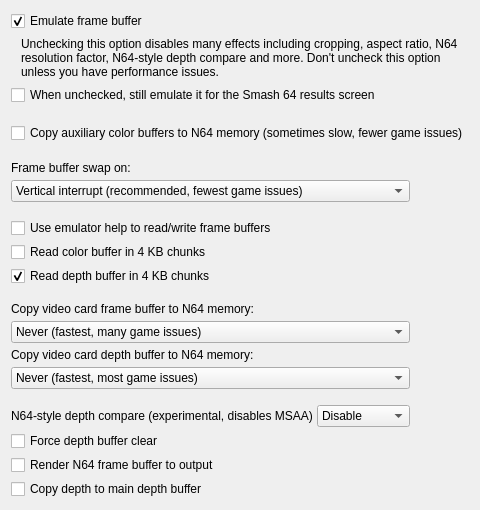
     <widget class="QWidget" name="frameBufferTab">
      <attribute name="title">
       <string>Frame buffer</string>
      </attribute>
      <layout class="QVBoxLayout" name="verticalLayout_34">
       <item>
        <layout class="QVBoxLayout" name="verticalLayout_7">
         <property name="spacing">
          <number>18</number>
         </property>
         <item>
          <widget class="QFrame" name="frameBufferFrame">
           <layout class="QVBoxLayout" name="verticalLayout_41">
            <property name="spacing">
             <number>6</number>
            </property>
            <property name="leftMargin">
             <number>0</number>
            </property>
            <property name="topMargin">
             <number>0</number>
            </property>
            <property name="rightMargin">
             <number>0</number>
            </property>
            <property name="bottomMargin">
             <number>0</number>
            </property>
            <item>
             <widget class="QCheckBox" name="frameBufferCheckBox">
              <property name="text">
               <string>Emulate frame buffer</string>
              </property>
              <property name="checked">
               <bool>true</bool>
              </property>
             </widget>
            </item>
            <item>
             <widget class="QFrame" name="frameBufferWarningFrame">
              <layout class="QHBoxLayout" name="horizontalLayout_9">
               <property name="spacing">
                <number>10</number>
               </property>
               <property name="leftMargin">
                <number>0</number>
               </property>
               <property name="topMargin">
                <number>0</number>
               </property>
               <property name="rightMargin">
                <number>0</number>
               </property>
               <property name="bottomMargin">
                <number>0</number>
               </property>
               <item>
                <widget class="QLabel" name="frameBufferWarningIcon">
                 <property name="sizePolicy">
                  <sizepolicy hsizetype="Fixed" vsizetype="Preferred">
                   <horstretch>0</horstretch>
                   <verstretch>0</verstretch>
                  </sizepolicy>
                 </property>
                 <property name="text">
                  <string notr="true">&lt;html&gt;&lt;head/&gt;&lt;body&gt;&lt;p&gt;&lt;img src=&quot;:/Warning.ico&quot;/&gt;&lt;/p&gt;&lt;/body&gt;&lt;/html&gt;</string>
                 </property>
                </widget>
               </item>
               <item>
                <widget class="QLabel" name="frameBufferWarningLabel">
                 <property name="text">
                  <string>&lt;html&gt;&lt;head/&gt;&lt;body&gt;&lt;p&gt;Unchecking this option disables many effects including cropping, aspect ratio, N64 resolution factor, N64-style depth compare and more. Don't uncheck this option unless you have performance issues.&lt;/p&gt;&lt;/body&gt;&lt;/html&gt;</string>
                 </property>
                 <property name="textFormat">
                  <enum>Qt::TextFormat::RichText</enum>
                 </property>
                 <property name="scaledContents">
                  <bool>false</bool>
                 </property>
                 <property name="wordWrap">
                  <bool>true</bool>
                 </property>
                </widget>
               </item>
              </layout>
             </widget>
            </item>
            <item>
             <widget class="QCheckBox" name="fbTransitionsCheckBox">
              <property name="toolTip">
               <string>&lt;html&gt;&lt;head/&gt;&lt;body&gt;&lt;p&gt;Without frame buffer emulation, the transition from the end of a match to the results screen in Super Smash Bros. (U) and Smash Remix shows black instead of the last picture of the match.&lt;/p&gt;&lt;p&gt;With this checked, frame buffer emulation turns on by itself shortly after GAME SET and off again when the results screen starts, so the matches keep the lower display delay of having it off. This has no effect while frame buffer emulation is checked.&lt;/p&gt;&lt;p&gt;[Recommended: &lt;span style=&quot; font-style:italic;&quot;&gt;Checked&lt;/span&gt;]&lt;/p&gt;&lt;/body&gt;&lt;/html&gt;</string>
              </property>
              <property name="text">
               <string>When unchecked, still emulate it for the Smash 64 results screen</string>
              </property>
             </widget>
            </item>
            <item>
             <spacer name="verticalSpacer_6">
              <property name="orientation">
               <enum>Qt::Orientation::Vertical</enum>
              </property>
              <property name="sizeType">
               <enum>QSizePolicy::Policy::Fixed</enum>
              </property>
              <property name="sizeHint" stdset="0">
               <size>
                <width>0</width>
                <height>12</height>
               </size>
              </property>
             </spacer>
            </item>
            <item>
             <widget class="QFrame" name="frameBufferOptionsFrame">
              <property name="frameShape">
               <enum>QFrame::Shape::NoFrame</enum>
              </property>
              <property name="frameShadow">
               <enum>QFrame::Shadow::Plain</enum>
              </property>
              <layout class="QVBoxLayout" name="verticalLayout_61">
               <property name="spacing">
                <number>18</number>
               </property>
               <property name="leftMargin">
                <number>0</number>
               </property>
               <property name="topMargin">
                <number>0</number>
               </property>
               <property name="rightMargin">
                <number>0</number>
               </property>
               <property name="bottomMargin">
                <number>0</number>
               </property>
               <item>
                <widget class="QCheckBox" name="copyAuxBuffersCheckBox">
                 <property name="toolTip">
                  <string>&lt;html&gt;&lt;head/&gt;&lt;body&gt;&lt;p&gt;When checked, the auxiliary color buffer is copied to N64 memory right after rendering to it is finished. This option helps to correctly emulate frame buffer effects in some games. This option may noticeably reduce performance.&lt;/p&gt;&lt;p&gt;[Recommended: &lt;span style=&quot; font-style:italic;&quot;&gt;Usually unchecked&lt;/span&gt;]&lt;/p&gt;&lt;/body&gt;&lt;/html&gt;</string>
                 </property>
                 <property name="text">
                  <string>Copy auxiliary color buffers to N64 memory (sometimes slow, fewer game issues)</string>
                 </property>
                </widget>
               </item>
               <item>
                <layout class="QHBoxLayout" name="horizontalLayout_22">
                 <item>
                  <layout class="QVBoxLayout" name="verticalLayout_32">
                   <property name="spacing">
                    <number>16</number>
                   </property>
                   <item>
                    <widget class="QFrame" name="frameBufferSwapFrame">
                     <property name="toolTip">
                      <string>&lt;html&gt;&lt;head/&gt;&lt;body&gt;&lt;p&gt;This option controls how often GLideN64 updates the main frame buffer.&lt;/p&gt;&lt;p&gt;&lt;span style=&quot; font-weight:600;&quot;&gt;Vertical interrupt&lt;/span&gt;: Update the buffer as quickly as possible, every vertical interrupt per second (50 for PAL and 60 for NTSC games). This option is the most compatible. Use this mode unless you have performance problems.&lt;/p&gt;&lt;p&gt;&lt;span style=&quot; font-weight:600;&quot;&gt;VI origin change&lt;/span&gt;: The VI origin changes corresponding to the game's actual FPS. N64 games typically run between 20 to 30 FPS so the buffers swap less often than the first mode. This mode does not work for games that use single buffering, which is rare.&lt;/p&gt;&lt;p&gt;&lt;span style=&quot; font-weight:600;&quot;&gt;Color buffer change&lt;/span&gt;: This option checks to see if the frame buffer has been changed. There are some games where this doesn't work.&lt;/p&gt;&lt;/body&gt;&lt;/html&gt;</string>
                     </property>
                     <layout class="QVBoxLayout" name="verticalLayout_2">
                      <property name="spacing">
                       <number>5</number>
                      </property>
                      <property name="leftMargin">
                       <number>0</number>
                      </property>
                      <property name="topMargin">
                       <number>0</number>
                      </property>
                      <property name="rightMargin">
                       <number>0</number>
                      </property>
                      <property name="bottomMargin">
                       <number>0</number>
                      </property>
                      <item>
                       <widget class="QLabel" name="frameBufferSwapLabel">
                        <property name="text">
                         <string>Frame buffer swap on:</string>
                        </property>
                       </widget>
                      </item>
                      <item>
                       <widget class="QComboBox" name="frameBufferSwapComboBox">
                        <item>
                         <property name="text">
                          <string extracomment="&quot;Vertical interrupt&quot; is frequently abbreviated as &quot;VI&quot;. This control is a combobox labelled &quot;Frame buffer swap on:&quot;">Vertical interrupt (recommended, fewest game issues)</string>
                         </property>
                        </item>
                        <item>
                         <property name="text">
                          <string extracomment="&quot;VI&quot; stands for &quot;vertical interrupt&quot;. This control is a combobox labelled &quot;Frame buffer swap on:&quot;">VI origin change (faster, few game issues)</string>
                         </property>
                        </item>
                        <item>
                         <property name="text">
                          <string extracomment="This control is a combobox labelled &quot;Frame buffer swap on:&quot;">Color buffer change (fastest, some game issues)</string>
                         </property>
                        </item>
                       </widget>
                      </item>
                     </layout>
                    </widget>
                   </item>
                   <item>
                    <widget class="QFrame" name="fbInfoFrame">
                     <layout class="QVBoxLayout" name="verticalLayout_43">
                      <property name="spacing">
                       <number>4</number>
                      </property>
                      <property name="leftMargin">
                       <number>0</number>
                      </property>
                      <property name="topMargin">
                       <number>0</number>
                      </property>
                      <property name="rightMargin">
                       <number>0</number>
                      </property>
                      <property name="bottomMargin">
                       <number>0</number>
                      </property>
                      <item>
                       <widget class="QCheckBox" name="fbInfoEnableCheckBox">
                        <property name="toolTip">
                         <string>&lt;html&gt;&lt;head/&gt;&lt;body&gt;&lt;p&gt;Some emulators do a poor job of detecting when to read/write frame buffers. You can disable emulator help to let GLideN64 read/write frame buffers itself.&lt;/p&gt;&lt;p&gt;[Recommended: &lt;span style=&quot; font-style:italic;&quot;&gt;Usually unchecked, but for some games/emulators it may be faster checked&lt;/span&gt;]&lt;/p&gt;&lt;/body&gt;&lt;/html&gt;</string>
                        </property>
                        <property name="text">
                         <string>Use emulator help to read/write frame buffers</string>
                        </property>
                        <property name="checked">
                         <bool>false</bool>
                        </property>
                       </widget>
                      </item>
                      <item>
                       <widget class="QCheckBox" name="readColorChunkCheckBox">
                        <property name="toolTip">
                         <string>&lt;html&gt;&lt;head/&gt;&lt;body&gt;&lt;p&gt;When checked, the color buffer will be read in chunks. Otherwise, the buffer will be read in its entirety. If a game needs to read the entire buffer, selecting this option may be slow.&lt;/p&gt;&lt;p&gt;[Recommended: &lt;span style=&quot; font-style:italic;&quot;&gt;Usually unchecked, because the color buffer is usually read entirely&lt;/span&gt;]&lt;/p&gt;&lt;/body&gt;&lt;/html&gt;</string>
                        </property>
                        <property name="text">
                         <string extracomment="&quot;Read&quot; refers to &quot;Use emulator help to read/write frame buffers&quot;">Read color buffer in 4 KB chunks</string>
                        </property>
                       </widget>
                      </item>
                      <item>
                       <widget class="QCheckBox" name="readDepthChunkCheckBox">
                        <property name="toolTip">
                         <string>&lt;html&gt;&lt;head/&gt;&lt;body&gt;&lt;p&gt;When checked, the depth buffer will be read in chunks. Otherwise the buffer will be read in its entirety. If a game needs to read the entire buffer, selecting this option may be slow.&lt;/p&gt;&lt;p&gt;[Recommended: &lt;span style=&quot; font-style:italic;&quot;&gt;Checked, because the depth buffer is not often read entirely&lt;/span&gt;]&lt;/p&gt;&lt;/body&gt;&lt;/html&gt;</string>
                        </property>
                        <property name="text">
                         <string extracomment="&quot;Read&quot; refers to &quot;Use emulator help to read/write frame buffers&quot;">Read depth buffer in 4 KB chunks</string>
                        </property>
                        <property name="checked">
                         <bool>true</bool>
                        </property>
                       </widget>
                      </item>
                     </layout>
                    </widget>
                   </item>
                   <item>
                    <layout class="QVBoxLayout" name="verticalLayout_60">
                     <property name="spacing">
                      <number>5</number>
                     </property>
                     <item>
                      <widget class="QFrame" name="copyColorBufferFrame">
                       <property name="toolTip">
                        <string>&lt;html&gt;&lt;head/&gt;&lt;body&gt;&lt;p&gt;In some games GLideN64 can't detect when the game uses the frame buffer. With these options, you can have GLideN64 copy each frame of your video card's frame buffer to N64 memory.&lt;/p&gt;&lt;p&gt;&lt;span style=&quot; font-weight:600;&quot;&gt;Never&lt;/span&gt;: Disable copying buffers from video card.&lt;/p&gt;&lt;p&gt;&lt;span style=&quot; font-weight:600;&quot;&gt;Synchronous&lt;/span&gt;: Effects are detected for all games, but it can be slow. Use for games where &lt;span style=&quot; font-weight:600;&quot;&gt;Asynchronous&lt;/span&gt; doesn't work.&lt;/p&gt;&lt;p&gt;&lt;span style=&quot; font-weight:600;&quot;&gt;Asynchronous&lt;/span&gt;: Effects are detected for most games.&lt;/p&gt;&lt;p&gt;[Recommended: &lt;span style=&quot; font-style:italic;&quot;&gt;Usually Asynchronous&lt;/span&gt;]&lt;/p&gt;&lt;/body&gt;&lt;/html&gt;</string>
                       </property>
                       <layout class="QVBoxLayout" name="verticalLayout_10">
                        <property name="spacing">
                         <number>5</number>
                        </property>
                        <property name="leftMargin">
                         <number>0</number>
                        </property>
                        <property name="topMargin">
                         <number>0</number>
                        </property>
                        <property name="rightMargin">
                         <number>0</number>
                        </property>
                        <property name="bottomMargin">
                         <number>0</number>
                        </property>
                        <item>
                         <widget class="QLabel" name="copyColorBufferLabel">
                          <property name="text">
                           <string>Copy video card frame buffer to N64 memory:</string>
                          </property>
                         </widget>
                        </item>
                        <item>
                         <widget class="QComboBox" name="copyColorBufferComboBox">
                          <item>
                           <property name="text">
                            <string extracomment="This is a combobox option with the label &quot;Copy video card frame buffer to N64 memory&quot;.">Never (fastest, many game issues)</string>
                           </property>
                          </item>
                          <item>
                           <property name="text">
                            <string extracomment="This is a combobox option with the label &quot;Copy video card frame buffer to N64 memory&quot;.">Synchronous (slowest, fewest game issues)</string>
                           </property>
                          </item>
                          <item>
                           <property name="text">
                            <string extracomment="This is a combobox option with the label &quot;Copy video card frame buffer to N64 memory&quot;.">Asynchronous (fast, few game issues)</string>
                           </property>
                          </item>
                         </widget>
                        </item>
                       </layout>
                      </widget>
                     </item>
                     <item>
                      <widget class="QFrame" name="copyDepthFrame">
                       <property name="toolTip">
                        <string>&lt;html&gt;&lt;head/&gt;&lt;body&gt;&lt;p&gt;The depth buffer is used to emulate some effects (e.g. coronas):&lt;/p&gt;&lt;p&gt;&lt;span style=&quot; font-weight:600;&quot;&gt;Never&lt;/span&gt;: Depth buffer is disabled.&lt;/p&gt;&lt;p&gt;&lt;span style=&quot; font-weight:600;&quot;&gt;From VRAM&lt;/span&gt;: Your video card's depth buffer is copied to N64 memory each frame, which can be slow on some games.&lt;/p&gt;&lt;p&gt;&lt;span style=&quot; font-weight:600;&quot;&gt;In software&lt;/span&gt;: Generally faster than copying from VRAM, but the result can be imperfect.&lt;/p&gt;&lt;p&gt;[Recommended:&lt;span style=&quot; font-style:italic;&quot;&gt; In software&lt;/span&gt;]&lt;/p&gt;&lt;/body&gt;&lt;/html&gt;</string>
                       </property>
                       <property name="frameShape">
                        <enum>QFrame::Shape::NoFrame</enum>
                       </property>
                       <property name="frameShadow">
                        <enum>QFrame::Shadow::Plain</enum>
                       </property>
                       <layout class="QVBoxLayout" name="verticalLayout_58">
                        <property name="spacing">
                         <number>5</number>
                        </property>
                        <property name="leftMargin">
                         <number>0</number>
                        </property>
                        <property name="topMargin">
                         <number>0</number>
                        </property>
                        <property name="rightMargin">
                         <number>0</number>
                        </property>
                        <property name="bottomMargin">
                         <number>0</number>
                        </property>
                        <item>
                         <widget class="QLabel" name="copyDepthLabel">
                          <property name="text">
                           <string>Copy video card depth buffer to N64 memory:</string>
                          </property>
                         </widget>
                        </item>
                        <item>
                         <widget class="QComboBox" name="copyDepthBufferComboBox">
                          <item>
                           <property name="text">
                            <string extracomment="This is a combobox option with the label &quot;Copy video card frame buffer to N64 memory&quot;.">Never (fastest, most game issues)</string>
                           </property>
                          </item>
                          <item>
                           <property name="text">
                            <string extracomment="This is a combobox option with the label &quot;Copy video card frame buffer to N64 memory&quot;.">From VRAM (slow, some game issues)</string>
                           </property>
                          </item>
                          <item>
                           <property name="text">
                            <string extracomment="This is a combobox option with the label &quot;Copy video card frame buffer to N64 memory&quot;.">In software (fast, fewest game issues)</string>
                           </property>
                          </item>
                         </widget>
                        </item>
                       </layout>
                      </widget>
                     </item>
                    </layout>
                   </item>
                   <item>
                    <layout class="QVBoxLayout" name="verticalLayout_27">
                     <property name="spacing">
                      <number>4</number>
                     </property>
                     <item>
                      <layout class="QHBoxLayout" name="n64DepthCompareHorizontalLayout">
                       <item>
                        <widget class="QLabel" name="n64DepthCompareLabel">
                         <property name="toolTip">
                          <string>&lt;html&gt;&lt;head/&gt;&lt;body&gt;&lt;p&gt;The N64 uses a unique method of calculating depth to the camera. When enabled, GlideN64 uses shaders to try to emulate these calculations correctly. Not compatible with anti-aliasing. &lt;span style=&quot; font-weight:600;&quot;&gt;Experimental!&lt;/span&gt;&lt;/p&gt;&lt;p&gt;Fast mode requires OpenGL 4.2 and &amp;quot;fragment shader interlock&amp;quot; extensions.&lt;/p&gt;&lt;p&gt;Compatible mode requires only core OpenGL 4.2 &lt;span style=&quot; font-weight:600;&quot;&gt;Can be slow!&lt;/span&gt;&lt;/p&gt;&lt;p&gt;[Recommended: &lt;span style=&quot; font-style:italic;&quot;&gt;Sometimes checked, for several games&lt;/span&gt;]&lt;/p&gt;&lt;/body&gt;&lt;/html&gt;</string>
                         </property>
                         <property name="text">
                          <string>N64-style depth compare (experimental, disables MSAA)</string>
                         </property>
                        </widget>
                       </item>
                       <item>
                        <widget class="QComboBox" name="n64DepthCompareComboBox">
                         <property name="toolTip">
                          <string>&lt;html&gt;&lt;head/&gt;&lt;body&gt;&lt;p&gt;The N64 uses a unique method of calculating depth to the camera. When enabled, GlideN64 uses shaders to try to emulate these calculations correctly. Not compatible with anti-aliasing. &lt;span style=&quot; font-weight:600;&quot;&gt;Experimental!&lt;/span&gt;&lt;/p&gt;&lt;p&gt;Fast mode requires OpenGL 4.2 and &amp;quot;fragment shader interlock&amp;quot; extensions.&lt;/p&gt;&lt;p&gt;Compatible mode requires only core OpenGL 4.2 &lt;span style=&quot; font-weight:600;&quot;&gt;Can be slow!&lt;/span&gt;&lt;/p&gt;&lt;p&gt;[Recommended: &lt;span style=&quot; font-style:italic;&quot;&gt;Sometimes checked, for several games&lt;/span&gt;]&lt;/p&gt;&lt;/body&gt;&lt;/html&gt;</string>
                         </property>
                         <item>
                          <property name="text">
                           <string>Disable</string>
                          </property>
                         </item>
                         <item>
                          <property name="text">
                           <string>Fast</string>
                          </property>
                         </item>
                         <item>
                          <property name="text">
                           <string>Compatible</string>
                          </property>
                         </item>
                        </widget>
                       </item>
                      </layout>
                     </item>
                     <item>
                      <widget class="QCheckBox" name="forceDepthBufferClearCheckBox">
                       <property name="toolTip">
                        <string>&lt;html&gt;&lt;head/&gt;&lt;body&gt;&lt;p&gt;Enable force depth buffer clear. A hack. Necessary for Eikou no Saint Andrews.&lt;/p&gt;&lt;p&gt;[Recommended: &lt;span style=&quot; font-style:italic;&quot;&gt;off, except for Eikou no Saint Andrews&lt;/span&gt;]&lt;/p&gt;&lt;/body&gt;&lt;/html&gt;</string>
                       </property>
                       <property name="text">
                        <string>Force depth buffer clear</string>
                       </property>
                      </widget>
                     </item>
                     <item>
                      <widget class="QCheckBox" name="RenderFBCheckBox">
                       <property name="toolTip">
                        <string>&lt;html&gt;&lt;head/&gt;&lt;body&gt;&lt;p&gt;When this option is checked, the frame buffer is rendered directly to the screen. This prevents some graphic problems but may cause slowdowns or visual quality problems.&lt;/p&gt;&lt;p&gt;[Recommended: &lt;span style=&quot; font-style:italic;&quot;&gt;Usually unchecked&lt;/span&gt;]&lt;/p&gt;&lt;/body&gt;&lt;/html&gt;</string>
                       </property>
                       <property name="text">
                        <string>Render N64 frame buffer to output</string>
                       </property>
                      </widget>
                     </item>
                     <item>
                      <widget class="QCheckBox" name="copyDepthToMainDepthBufferCheckBox">
                       <property name="toolTip">
                        <string>&lt;html&gt;&lt;head/&gt;&lt;body&gt;&lt;p&gt;This option is required for some Reshade depth dependant effects, such as SSAO and depth of field.&lt;/p&gt;&lt;p&gt;[Recommended: &lt;span style=&quot; font-style:italic;&quot;&gt;only if you use Reshade and need depth dependant effects&lt;/span&gt;]&lt;/p&gt;&lt;/body&gt;&lt;/html&gt;</string>
                       </property>
                       <property name="text">
                        <string>Copy depth to main depth buffer</string>
                       </property>
                      </widget>
                     </item>
                    </layout>
                   </item>
                  </layout>
                 </item>
                 <item>
                  <spacer name="horizontalSpacer_10">
                   <property name="orientation">
                    <enum>Qt::Orientation::Horizontal</enum>
                   </property>
                   <property name="sizeHint" stdset="0">
                    <size>
                     <width>0</width>
                     <height>0</height>
                    </size>
                   </property>
                  </spacer>
                 </item>
                </layout>
               </item>
              </layout>
             </widget>
            </item>
           </layout>
          </widget>
         </item>
        </layout>
       </item>
       <item>
        <spacer name="verticalSpacer_9">
         <property name="orientation">
          <enum>Qt::Orientation::Vertical</enum>
         </property>
         <property name="sizeHint" stdset="0">
          <size>
           <width>0</width>
           <height>0</height>
          </size>
         </property>
        </spacer>
       </item>
      </layout>
     </widget>
